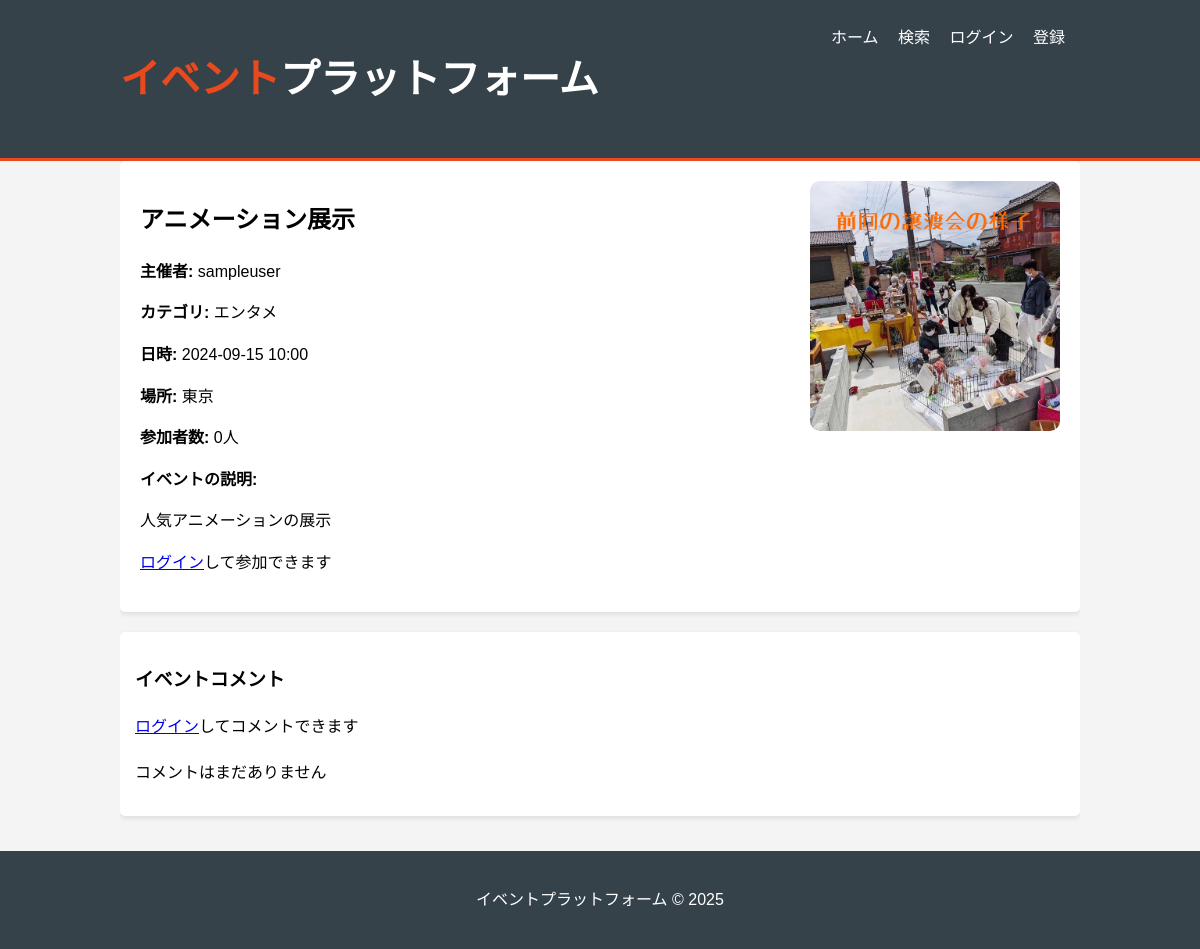
The app's page /event/11 with its own data.
### app.py (models this page shows)
class Event(db.Model):
    id = db.Column(db.Integer, primary_key=True)
    title = db.Column(db.String(100), nullable=False)
    description = db.Column(db.Text, nullable=False)
    location = db.Column(db.String(100), nullable=False)
    date = db.Column(db.DateTime, nullable=False)
    category = db.Column(db.String(50), nullable=False)
    user_id = db.Column(db.Integer, db.ForeignKey('user.id'), nullable=False)
    image_filename = db.Column(db.String(255), nullable=True) # 画像ファイル名を追加
    comments = db.relationship('Comment', backref='event', lazy=True)
    participants = db.relationship('Participant', backref='event', lazy=True)

class User(db.Model):
    id = db.Column(db.Integer, primary_key=True)
    username = db.Column(db.String(50), unique=True, nullable=False)
    password = db.Column(db.String(50), nullable=False)
    events = db.relationship('Event', backref='creator', lazy=True)

### app.py (the view)
@app.route('/event/<int:event_id>')
def event_detail(event_id):
    event = Event.query.get_or_404(event_id)
    comments = Comment.query.filter_by(event_id=event_id).all()
    is_participant = False
    if 'user_id' in session:
        participant = Participant.query.filter_by(event_id=event_id, user_id=session['user_id']).first()
        is_participant = participant is not None
    participants = Participant.query.filter_by(event_id=event_id).all()
    participant_count = len(participants)
    return render_template('event_detail.html',
                          event=event,
                          comments=comments,
                          is_participant=is_participant,
                          participant_count=participant_count)

### templates/event_detail.html
{% extends "layout.html" %}
{% block content %}
    <div class="event-detail-card">
        <div class="event-text">
            <h2>{{ event.title }}</h2>
            <p><strong>主催者:</strong> {{ event.creator.username }}</p>
            <p><strong>カテゴリ:</strong> {{ event.category }}</p>
            <p><strong>日時:</strong> {{ event.date.strftime('%Y-%m-%d %H:%M') }}</p>
            <p><strong>場所:</strong> {{ event.location }}</p>
            <p><strong>参加者数:</strong> {{ participant_count }}人</p>
            <p><strong>イベントの説明:</strong></p>
            <p>{{ event.description }}</p>
            {% if 'user_id' in session %}
                {% if session['user_id'] != event.user_id %}
                    {% if is_participant %}
                        <a href="{{ url_for('leave_event', event_id=event.id) }}" class="btn" style="background:#e74c3c;">退出する</a>
                    {% else %}
                        <a href="{{ url_for('join_event', event_id=event.id) }}" class="btn">参加する</a>
                    {% endif %}
                {% else %}
                    <p>あなたはこのイベントの主催者です。</p>
                {% endif %}
            {% else %}
                <p><a href="{{ url_for('login') }}">ログイン</a>して参加できます</p>
            {% endif %}
        </div>
        {% if event.image_filename %}
        <img src="{{ url_for('uploaded_file', filename=event.image_filename) }}" alt="{{ event.title }}" class="event-image">
        {% endif %}
    </div>
    <div class="card">
        <h3>イベントコメント</h3>
        {% if 'user_id' in session %}
            <form method="POST" action="{{ url_for('add_comment', event_id=event.id) }}">
                <div>
                    <label for="content">コメントを投稿:</label>
                    <textarea name="content" id="content" rows="3" required></textarea>
                </div>
                <button type="submit" class="btn">投稿する</button>
            </form>
        {% else %}
            <p><a href="{{ url_for('login') }}">ログイン</a>してコメントできます</p>
        {% endif %}
        <div style="margin-top: 20px;">
            {% for comment in comments %}
                <div class="comment">
                    <p><strong>{{ comment.user.username }}</strong> が {{ comment.created_at.strftime('%Y-%m-%d %H:%M') }} に言いました:</p>
                    <p>{{ comment.content }}</p>
                </div>
            {% else %}
                <p>コメントはまだありません</p>
            {% endfor %}
        </div>
    </div>
{% endblock %}

### static/style.css (style rules this page uses)
body { font-family: Arial, sans-serif; margin: 20px; background-color: #f4f4f4; }
.card { background-color: #fff; padding: 20px; margin-bottom: 20px; border-radius: 5px; box-shadow: 0 2px 5px rgba(0, 0, 0, 0.1); }
.event-image { width: 250px; height: auto; border-radius: 10px; float: right; margin-left: 20px; }
.event-text { flex-grow: 1; margin-right: 20px; }
.event-detail-card { background-color: #fff; padding: 20px; border-radius: 5px; box-shadow: 0 2px 5px rgba(0, 0, 0, 0.1); margin-bottom: 20px; display: flex; align-items: flex-start; flex-wrap: wrap; }

### templates/layout.html (style rules this page uses)
body { font-family: Arial, sans-serif; margin: 0; padding: 0; background-color: #f4f4f4; line-height: 1.6; }
.card { background: white; padding: 15px; margin: 15px 0; box-shadow: 0 2px 5px rgba(0,0,0,0.1); }

### records on screen
Event: title "アニメーション展示", category "エンタメ", date "2024-09-15 10:00", location "東京", description "人気アニメーションの展示", image_filename (picture)
User: creator.username "sampleuser"

### other values on screen
{{ participant_count }} "0"
